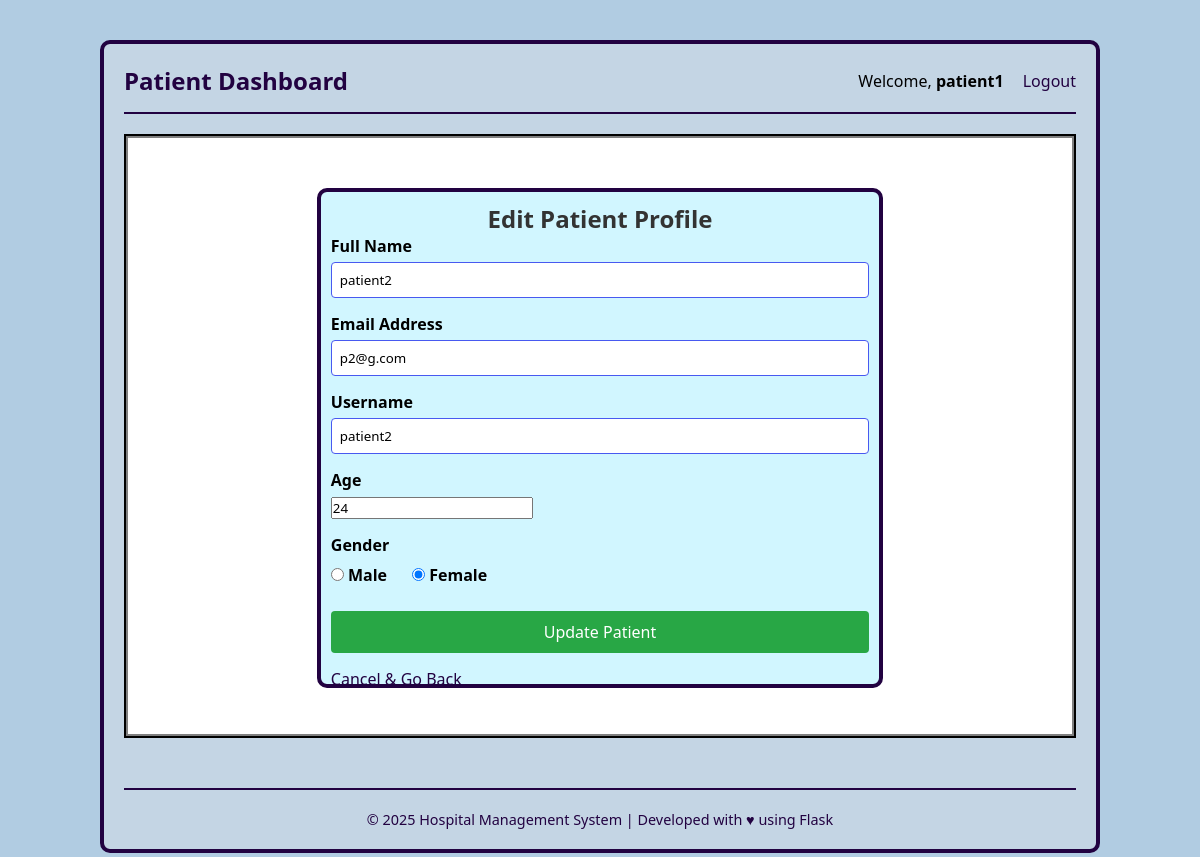
The page /patient_profile/2 (signed in) on the database its author committed.
### application/models.py (models this page shows)
class Patient(db.Model):
    id = db.Column(db.Integer, primary_key=True)
    email = db.Column(db.String(), unique=True, nullable=False)
    username = db.Column(db.String(), unique=True, nullable=False)
    password = db.Column(db.String(), nullable=False)
    name = db.Column(db.String(), nullable=False)
    age = db.Column(db.Integer)
    gender = db.Column(db.Enum('Male', 'Female'))
    appointments = db.relationship('Appointment', backref='patient')

### application/controllers.py (the view, shortened to what this page needs)
@app.route('/patient_profile/<int:patient_id>', methods=["GET", "POST"])
def patient_profile(patient_id):
    if session.get('user_type') != 'patient':
        flash('Access denied.', 'error')
        return redirect(url_for('home'))
    patient = Patient.query.get_or_404(patient_id)
    return render_template('edit_patient.html', patient=patient)

### templates/edit_patient.html (shortened to what this page needs)
{% extends "base.html" %}
{% block extra_css %}
    <link rel="stylesheet" href="{{ url_for('static', filename='style.css') }}">
{% endblock %}
{% block content %}
<div id="main">
    <div id="canvas">
        <div id="form-body">
            <h2>Edit Patient Profile</h2>
            <form method="POST" action="{% if session.get('user_type') == 'admin' %}{{ url_for('edit_patient', patient_id=patient.id) }}{% else %}{{ url_for('patient_profile', patient_id=patient.id) }}{% endif %}">
                <div>
                    <label for="name">Full Name</label>
                    <input type="text"
                           name="name"
                           id="name"
                           value="{{ patient.name }}"
                           required
                           placeholder="Sarah Johnson">
                </div>
                <div>
                    <label for="email">Email Address</label>
                    <input type="email"
                           name="email"
                           id="email"
                           value="{{ patient.email }}"
                           required>
                </div>
                <div>
                    <label for="username">Username</label>
                    <input type="text"
                           name="username"
                           id="username"
                           value="{{ patient.username }}"
                           required>
                </div>
                <div>
                    <label for="age">Age</label>
                    <input type="number" name="age" id="age" value="{{ patient.age }}" >
                </div>
                <div style="margin-bottom: 20px;">
                    <label>Gender</label>
                    <div style="display:flex; gap:25px; margin-top:8px;">
                        <label>
                            <input type="radio" name="gender" value="Male"
                                {% if patient.gender == 'Male' %}checked{% endif %} required>
                            Male
                        </label>
                        <label>
                            <input type="radio" name="gender" value="Female"
                                {% if patient.gender == 'Female' %}checked{% endif %}>
                            Female
                        </label>
                    </div>
                </div>
                <div>
                    <input type="submit" value="Update Patient"
                           style="background-color: #28a745; margin-bottom: 10px;">
                </div>
                <div>
                    <a href="javascript:history.back()">Cancel & Go Back</a>
                </div>
            </form>
        </div>
    </div>
</div>
{% endblock %}

### static/style1.css (style rules this page uses)
* { margin: 0; padding: 0; box-sizing: border-box; font-family: 'Segoe UI', Tahoma, Geneva, Verdana, sans-serif; }
body { background-color: rgb(177, 204, 226); display: flex; justify-content: center; padding: 20px; }

### static/style.css (style rules this page uses)
#main { border: 2px solid black; margin-top: 10px; }
#canvas { background-color: rgb(255, 255, 255); border: 2px solid gray; width: 100%; height: 600px; margin: auto; }
#form-body { background-color: rgb(209, 246, 255); border: 4px solid rgb(34, 2, 65); width: 60%; height: 400px; margin: auto; margin-top: 90px; border-radius: 10px; padding: 10px; }
#form-body h2 { text-align: center; color: #333; }
#form-body div { margin-bottom: 15px; }
#form-body label { display: block; margin-bottom: 5px; font-weight: bold; }
#form-body input[type="email"], #form-body input[type="text"], #form-body input[type="password"] { width: 100%; padding: 8px; box-sizing: border-box; border: 1px solid #4859f0; border-radius: 4px; }
#form-body input[type="submit"] { display: block; width: 100%; padding: 10px; background-color: rgb(11, 2, 65); color: white; border: none; border-radius: 4px; cursor: pointer; font-size: 16px; margin-top: 10px; }
#form-body a { color: rgb(34, 2, 65); text-decoration: none; }

### templates/edit_patient.html (style rules this page uses)
#form-body { height: 500px; margin-top: 50px; }

### rows shown on the page
Patient: name "patient2", email "p2@g.com", username "patient2", age "24", gender "☐ Male", gender "☑ Female"

### other values the page prints
{{ session.username }} "patient1"
